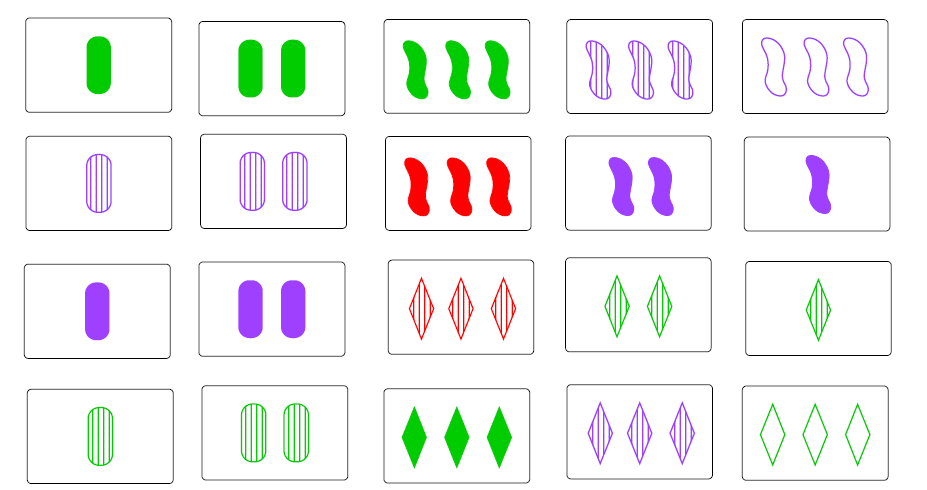
#> input picture set1.png, 927 x 490 px; its folder holds only this picture in this run
$ python vision.py --file set1.png   (Python 2 division)
#> lines starting #> are read from the running program, lines starting #| are printed output that depends on the picture; after the words box and inside, x2 and y2 are one past the last pixel; in counts of white or black regions, pixels touching at a corner belong together
import os
import sys
import logging
logging.basicConfig(level=logging.DEBUG)
logger = logging.getLogger(__name__)

import argparse
import cv2
import matplotlib
if os.getenv("MATPLOTLIB_USE_AGG"):
    matplotlib.use('Agg')
import matplotlib.pyplot as plt
import numpy as np


DO_DISPLAY = False


# [203 lines left out: functions display, normalize_colors, to_bw, detect_count, cut_masks, find_shading and 5 more, not called in this run]


COLOR_LIST = [
    (0, 0, 255),
    (0, 255, 0),
    (255, 0, 0),
    (0, 255, 255),
    (255, 255, 0),
    (255, 0, 255)
]


def findCards(fullpath):
    """ Given a filepath to a photo containing set cards,
    return a list of rectangles that outline each card """
#> called with fullpath = 'set1.png'
    threshold = 115
    defs = []
    I = cv2.imread(fullpath)
#> I is the input picture: shape (490, 927, 3); mean B, G, R 241.8, 242.4, 241.6
    defs.append(dict(title='original', image=I))

    # expected dimensions before: 2000px x 3000px
    I = cv2.resize(np.rot90(I), (0, 0,), fx=0.5, fy=0.5)
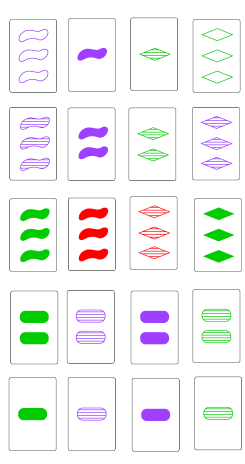
#> I: shape (464, 245, 3); mean B, G, R 241.9, 242.5, 241.6
    defs.append(dict(title='rotated', image=I))

    GRAY = cv2.cvtColor(I, cv2.COLOR_BGR2GRAY)
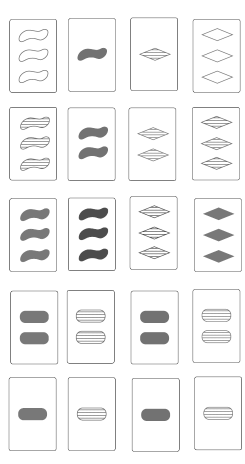
#> GRAY: shape (464, 245); min 76, max 255, mean 242.2
    defs.append(dict(title='gray', image=GRAY))

    BW = cv2.threshold(GRAY, threshold, 255, cv2.THRESH_BINARY)[1]
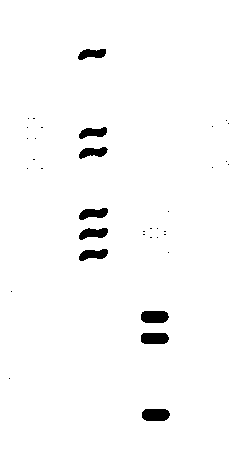
#> BW: shape (464, 245); 98% white; 36 black regions (27 under 20 px), largest, box (x1, y1, x2, y2) and area: (141, 311, 169, 323) 303, (142, 409, 170, 421) 303, (141, 333, 169, 344) 286

    defs.append(dict(title='bw', image=BW))

    # BW = np.invert(BW)
    BWt = BW.copy()
    cntrs, hircy = cv2.findContours(BWt,
                                    cv2.RETR_EXTERNAL,    # cv2.RETR_TREE,
                                    cv2.CHAIN_APPROX_SIMPLE)
#> cntrs = [[[0, 0], [0, 463], [244, 463], [244, 0]]]; hircy = [[-1, -1, -1, -1]]
    F = np.zeros(BW.shape, dtype=np.uint8)
    # MASK = np.zeros(BW.shape, dtype=np.uint8)
    areas = [cv2.contourArea(cnt) for cnt in cntrs]
#> areas = [112972]
    t = np.mean(filter(lambda x: x > 50, areas))
#> t = 112972
    t = t * 0.50  # decreasing from .9 to .5 works better with a tilted image
#> t = 56486
    # MASKrect = None
    # MASKcnt = None
    # wasMasked = False
    defs = []
    cardRects = []
    croppedCards = []
    for idx, cnt in enumerate(cntrs):
        if (areas[idx] > t):
            # thickness -1 will fill the conntours
            cv2.drawContours(F, [cnt], 0, (255), thickness=-1)
            rect = cv2.boundingRect(cnt)
            cardRects.append(rect)
            cv2.rectangle(
                I,
                (rect[0],
                 rect[1]),
                (rect[2] +
                 rect[0],
                    rect[3] +
                    rect[1]),
                COLOR_LIST[
                    idx %
                    6],
                thickness=2)
            y1, y2 = rect[1], rect[1] + rect[3]
            x1, x2 = rect[0], rect[0] + rect[2]

            cropped = I[y1:y2, x1:x2]
            croppedCards.append(cropped)
#> this loop made 1 pass
#> (cnt, rect, y1, y2, x1, x2) on pass 1: ([[0, 0], [0, 463], [244, 463], [244, 0]], (0, 0, 245, 464), 0, 464, 0, 245)
#> pass 1, in findCards, `cropped = I[y1:y2, x1:x2]`:
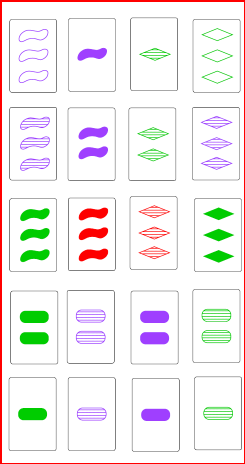
#> cropped: shape (464, 245, 3); mean B, G, R 237.1, 237.7, 241.6
#> after the loop: F: shape (464, 245); every value is 255
#> after the loop, cardRects = [(0, 0, 245, 464)]; croppedCards = 1 item
            # [10 lines of commented-out code are left out]
    return cardRects


if __name__ == "__main__":
    parser = argparse.ArgumentParser()
    parser.add_argument('-f',
                        '--file',
                        type=str,
                        required=True,
                        help="path to image file")
    parser.add_argument('-c',
                        '--cv-type',
                        type=str,
                        default='find',
                        help="computer vision type: 'find' or 'analyze'")
    parser.add_argument('--display',
                        action="store_true",
                        default=False,
                        help="display analysis in pop-up window.")
    args = parser.parse_args()
    if not os.path.exists(args.file):
        print "Invalid file '{}'".format(args.file)
        sys.exit(1)

    # if a directory is given, recurse over all files in a directory
    files = []
    if os.path.isfile(args.file):
        files = [args.file]
    elif os.path.isdir(args.file):
        dirname = args.file
        files = [f for f in os.listdir(dirname) if f.endswith('.png')]
        files = map(lambda f: os.path.join(dirname, f), files)

    for f in files:
        if args.cv_type == 'analyze':
            out = analyze(f, do_display=args.display)
            logger.info("Analysis of '{}':".format(f))
            logger.info(out)
        else:
            cardRects = findCards(f)
#> cardRects = [(0, 0, 245, 464)]
            logger.info("Number rects found = ", len(cardRects))
            for c in cardRects:
                logger.info(c)
#> this loop made 1 pass
